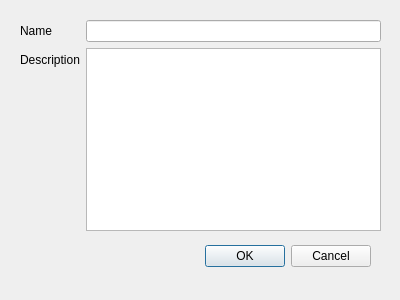
<?xml version="1.0" encoding="UTF-8"?>
<ui version="4.0">
 <class>SaveDialog</class>
 <widget class="QDialog" name="SaveDialog">
  <property name="geometry">
   <rect>
    <x>0</x>
    <y>0</y>
    <width>400</width>
    <height>300</height>
   </rect>
  </property>
  <property name="windowTitle">
   <string>Dialog</string>
  </property>
  <widget class="QDialogButtonBox" name="buttonBox">
   <property name="geometry">
    <rect>
     <x>30</x>
     <y>240</y>
     <width>341</width>
     <height>32</height>
    </rect>
   </property>
   <property name="orientation">
    <enum>Qt::Horizontal</enum>
   </property>
   <property name="standardButtons">
    <set>QDialogButtonBox::Cancel|QDialogButtonBox::Ok</set>
   </property>
  </widget>
  <widget class="QWidget" name="formLayoutWidget">
   <property name="geometry">
    <rect>
     <x>20</x>
     <y>20</y>
     <width>361</width>
     <height>211</height>
    </rect>
   </property>
   <layout class="QFormLayout" name="formLayout">
    <item row="0" column="0">
     <widget class="QLabel" name="nameLabel">
      <property name="text">
       <string>Name</string>
      </property>
     </widget>
    </item>
    <item row="0" column="1">
     <widget class="QLineEdit" name="nameLineEdit"/>
    </item>
    <item row="1" column="0">
     <widget class="QLabel" name="descriptionLabel">
      <property name="text">
       <string>Description</string>
      </property>
     </widget>
    </item>
    <item row="1" column="1">
     <widget class="QPlainTextEdit" name="plainTextEdit"/>
    </item>
   </layout>
  </widget>
 </widget>
 <resources/>
 <connections>
  <connection>
   <sender>buttonBox</sender>
   <signal>accepted()</signal>
   <receiver>SaveDialog</receiver>
   <slot>accept()</slot>
   <hints>
    <hint type="sourcelabel">
     <x>248</x>
     <y>254</y>
    </hint>
    <hint type="destinationlabel">
     <x>157</x>
     <y>274</y>
    </hint>
   </hints>
  </connection>
  <connection>
   <sender>buttonBox</sender>
   <signal>rejected()</signal>
   <receiver>SaveDialog</receiver>
   <slot>reject()</slot>
   <hints>
    <hint type="sourcelabel">
     <x>316</x>
     <y>260</y>
    </hint>
    <hint type="destinationlabel">
     <x>286</x>
     <y>274</y>
    </hint>
   </hints>
  </connection>
 </connections>
</ui>
